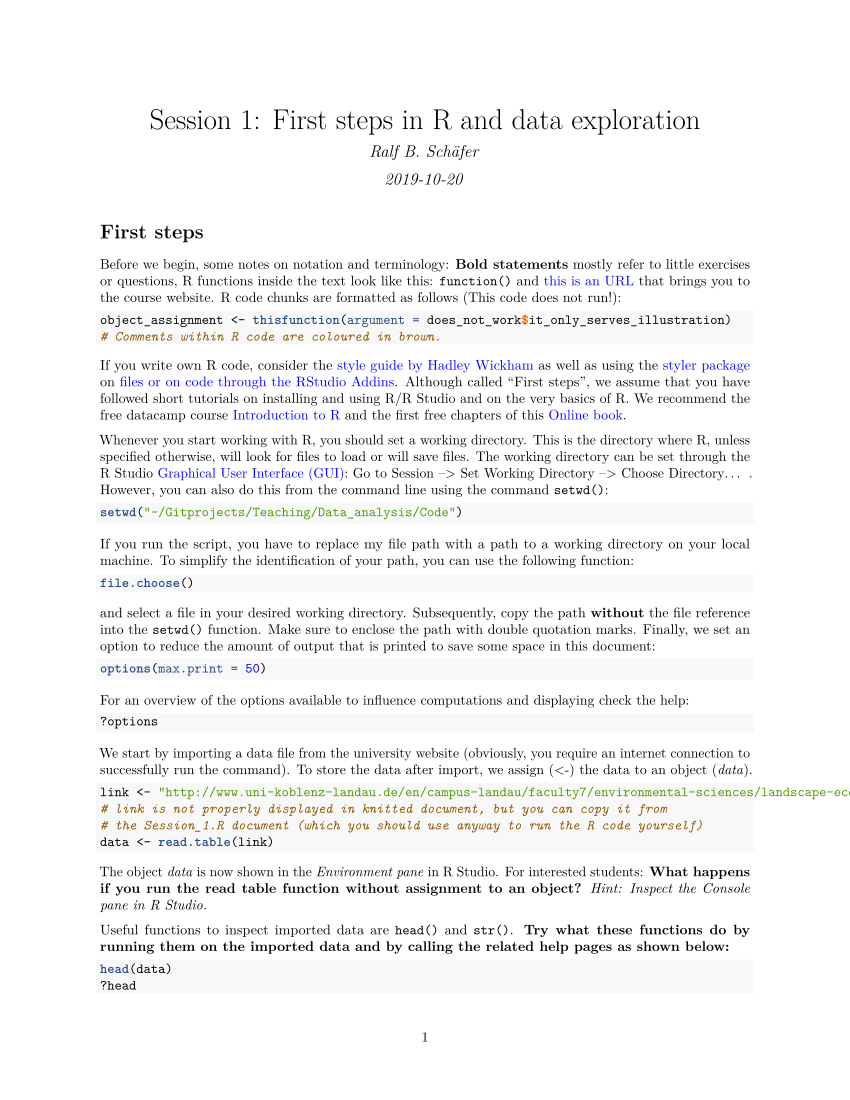

The script that saved this image:
#' ---
#' title: "Session 1: First steps in R and data exploration"
#' author: "Ralf B. Schäfer"
#' date: "April 10, 2018"
#' output: pdf_document
#' urlcolor: blue
#' bibliography: /Users/ralfs/Literatur/Natural_Sciences.bib
#' 
#' ---
#' 
#' 
#' # First steps
#' Before we begin, some notes on notation and terminology: **Bold statements** mostly refer to little exercises or questions, R functions
#' inside text are *italicised* and coloured in $\textcolor {MidnightBlue}{MidnightBlue}$ and [this is an URL](https://www.uni-koblenz-landau.de/en/campus-landau/faculty7/environmental-sciences/landscape-ecology/teaching/r-statistics)
#' that brings you to the course website. R code chunks are formatted as follows
#' (This code does not run!):
#+ eval=FALSE
object_assignment <- thisfunction(argument = does_not_work$it_only_serves_illustration)
# Comments within R code are coloured in brown. 
#' If you write own R code, consider the [style guide by Hadley Wickham](http://adv-r.had.co.nz/Style.html) as well as using the [styler package](https://cran.r-project.org/web/packages/styler/index.html)
#' on [files or on code through the RStudio Addins](https://github.com/r-lib/styler).
#' Although called "First steps", we assume that you have followed short tutorials on installing and using R/R Studio and on the very
#' basics of R. We recommend the free datacamp course [Introduction to R](https://www.datacamp.com/courses/free-introduction-to-r) and the free
#' datacamp chapter [Orientation](https://www.datacamp.com/courses/working-with-the-rstudio-ide-part-1) of the course 
#' *Working with the R Studio IDE (Part 1)*.
#' 
#' Whenever you start working with R, you should set a working directory. This is the directory where R, unless 
#' specified otherwise, will look for files to load or will save files. The working directory can be set through the
#' R Studio [Graphical User Interface (GUI)](https://www.datacamp.com/courses/working-with-the-rstudio-ide-part-1):
#' Go to Session –> Set Working Directory –> Choose Directory... . However,
#' you can also do this from the command line using the command $\textcolor {MidnightBlue}{setwd}$:
setwd("~/Gitprojects/Teaching/Data_analysis/Code")
#' If you run the script, you have to replace my file path with a path to a working directory 
#' on your local machine. To simplify the identification of your path, you can use the 
#' following function:
#+ eval=FALSE
file.choose()
#' and select a file in your desired working directory. Subsequently, copy the path
#' **without** the file reference into the $\textcolor {MidnightBlue}{setwd}$ function. Make sure
#' to enclose the path with double quotation marks. Finally, we set an option to reduce the amount of output
#' that is printed to save some space in this document:
options(max.print = 50)
#' For an overview of the options available to influence computations and displaying check the help:
#+ eval=FALSE
?options
#' 
#' We start by importing a data file from the university website (obviously, you require an internet connection to 
#' successfully run the command). To store the data after import, we assign (<-) the data to an object (*data*). 
link <- "http://www.uni-koblenz-landau.de/en/campus-landau/faculty7/environmental-sciences/landscape-ecology/Teaching/possum.csv"
# link is not properly displayed in knitted document, but you can copy it from
# the Session_1.R document (which you should use anyway to run the R code yourself)
data <- read.table(link)
#' The object *data* is now shown in the *Environment pane* in R Studio.
#' For interested students: **What happens if you run the read table function without assignment to an object?**
#' *Hint: Inspect the Console pane in R Studio.*
#' 
#' Useful functions to inspect imported data are $\textcolor {MidnightBlue}{head}$ and $\textcolor {MidnightBlue}{str}$.
#' **Try what these functions do by running them on the imported data and by calling the related help pages
#' as shown below:**
#+ eval=FALSE 
head(data)
?head
str(data)
?str

#' The imported data look mixed up. This happens when the arguments in the import function have not been set properly.
#' We can set different arguments including:
#' 
#' * header: specify if the data have a header (TRUE) or not (FALSE)
#' * sep: specify the column separator (in this case ";")
#' * dec: specify the character used for the decimal point (in this case "."). In Germany and several other countries, 
#' the character for the decimal point is ",", which often leads to trouble (unless you do not exchange
#' files with others). In academic contexts, I generally recommend to set all software products such as spreadsheet programs
#' (e.g. Microsoft Excel, LibreOffice Calc) [to locale "English (Great Britain)"](https://help.libreoffice.org/Common/Languages#Locale_setting)
#' or another locale related to an english-speaking country. 
#' * row.names: specify row names, a variable that provides row names (our data set actually contains a variable
#' *row.names*, but we ignore that) or import without row names (= NULL)
#' 
#' Call $\textcolor {MidnightBlue}{?read.table}$ for further details and options. 
#' Misspecification of import arguments is one of the most frequent errors of beginners. 
#' We run the import function again, now with the arguments properly specified.
pos_dat <- read.table(url(link), dec = ".", sep = ";", header = TRUE, row.names = NULL)
# close connection after import
close(url(link))
#' For further details on how to import data refer to [this tutorial](https://www.datacamp.com/community/tutorials/r-data-import-tutorial).
#' 
#' We inspect the imported data again.
# show first 3 rows of dataframe
head(pos_dat) 
# looks ok
str(pos_dat)  
# structure of object also looks meaningful now 
# data.frame with 15 variables and 104 rows (obs. = observations)
# $ indicates variables with type of data (i.e. Factor: categorical, chr: character,
# int: integer = natural number, num: numeric = real number)   

#' The file was taken from the R package [DAAG](https://cran.r-project.org/web/packages/DAAG/index.html) and contains information on 
#' [possums](https://en.wikipedia.org/wiki/Phalangeridae#/media/File:Brushtail_possum.jpg) that were published in @LindenmayerMorphologicalVariationPopulations1995. To access an R package, we have
#' to load and attach a package with the function $\textcolor {MidnightBlue}{library}$:
library(DAAG)
#' If you do not have the package installed, you need to install the package via:
# install.packages("DAAG") # (remove comment in this case)
#' If loaded and attached, we can subsequently load the possum data, which we have imported from a file above,
#' quite conveniently (e.g. without the need to specify separator or decimal point) from the package:
data(possum)
# display first rows
head(possum)
#' The [metadata](https://en.wikipedia.org/wiki/Metadata) for data that are in a package can be called via help. **Call the help for the possum data and study the metadata.** 
#'
#' You can also save data that are in the session workspace for later use. For example, if you wanted to save the 
#' imported possum data for later use (ignoring that we have them in the package) on your local hard drive, 
#' execute the following code:
#+ eval=FALSE
save(pos_dat, file = "Possum.Rdata")
#'  Of course, you can provide a different path to the file argument in the $\textcolor {MidnightBlue}{save}$ function.
#' **Where has the file been saved?** *Hint: If you can't find the file, run the following function:*
#+ eval=FALSE
getwd()
#' If saved, you can load the data into a new R session with:
#+ eval=FALSE
load("Possum.Rdata")
# Works only if file is in working directory!

#' # Data handling
#' Now that we have properly imported the data into R, we can explore and analyse the data. However, before data exploration and analysis, 
#' the data often require (re-)organisation including joining data sets, transformation and subsetting. Here, we focus on
#' subsetting based on conditions. But let us start with some basics. To return the column names (i.e. variable names) call:
names(pos_dat)
#' or:
colnames(pos_dat)
#' The function $\textcolor {MidnightBlue}{colnames}$, in contrast to $\textcolor {MidnightBlue}{names}$, also works for matrices.
#' If we want to access variables in a dataframe, we can do this as follows: 
pos_dat$totlngth
# Displays the data stored in the column totlngth (total length of a possum)
#' Generally, we can access parts of objects including vectors, matrices, data.frames and lists with squared brackets:
# Select column via name
pos_dat[ , "totlngth"]
#' **If you assign the resulting data to a new object, of what class (e.g. list, vector, matrix) is the resulting object?** 
#' 
#' We can also select rows and columns via column and row numbers: 
# Select 1. to 3. row of the 5. and 6. column
pos_dat[1:3, 5:6] 
# Select 1., 3. and 4. row of the 7. and 9. column
pos_dat[c(1,3,4), c(7,9)] 
#' If we want to store the selected rows and columns, we can simply assign them to a new object:
#+ eval=FALSE
new_obj <- pos_dat[c(1,3,4), c(7,9)]
#'
#' Often we want to subset data based on conditions. If we apply a condition to a vector, we obtain a logical (i.e. TRUE/FALSE) vector:
pos_dat$totlngth > 95
# TRUE: condition met, FALSE: condition not met
#' To use a condition to select data, we apply the logical vector to an object (e.g. vector or dataframe):
log_vector <- pos_dat$totlngth > 95
pos_dat$totlngth[log_vector]
# Subset variable directly without storing logical vector in object
pos_dat$totlngth[pos_dat$totlngth > 95]
# Different way to do this
pos_dat[pos_dat$totlngth > 95, "totlngth"]
# Subset dataframe
pos_dat[pos_dat$totlngth > 95, ]
#' To query values *smaller or equal than* is done in R via $\textcolor {MidnightBlue}{<=}$, to query values *larger or equal than* is 
#' done via $\textcolor {MidnightBlue}{>=}$. Similarly, $\textcolor {MidnightBlue}{==}$ means *equal*, 
#' and $\textcolor {MidnightBlue}{!=}$ means *not equal*. We exemplify this by querying selected variables conditioned
#' by the sex of the possums:
# Select male possums
pos_dat[pos_dat$sex == "m", c(5,7:9)]
# Select female possums
pos_dat[pos_dat$sex == "f", c(5,7:9)]
# Select female possums as those not male
pos_dat[pos_dat$sex != "m", c(5,7:9)]
#' Sometimes it is necessary to know the row numbers that meet a condition. These can be queried using the $\textcolor {MidnightBlue}{which}$ function:
which(pos_dat$totlngth > 95)
#' In every scripting or programming language, you often have multiple ways to reach a result. 
#' **Try yourself: Store the vector resulting from the 'which' function and use it as condition for subsetting the dataframe pos_dat**. 
#' 
#' Of course, you can also combine conditions (& = logical AND, | = logical OR) to subset data:
# selects all possums that are male and larger than 95 (cm)
pos_dat[pos_dat$sex == "m" & pos_dat$totlngth > 95, ] # AND
# selects all possums that are male or larger than 95 (cm) 
pos_dat[pos_dat$sex == "m" | pos_dat$totlngth > 95, ]# OR

#' The combination of conditions looks complicated. The [dplyr package](https://cran.r-project.org/web/packages/dplyr/index.html) provides functions
#' that are intended to simplify such operations on dataframes. We only outline a few examples for application of dplyr functions,
#'  please refer to a [blog post](https://datascienceplus.com/getting-started-with-dplyr-in-r-using-titanic-dataset/) and the 
#'  course material on OpenOLAT for more extensive tutorials.
# load dplyr library
library(dplyr)
# Select variables with the select function
# First argument is data set followed by the variable names
select(pos_dat, totlngth, sex, skullw)
# Note: No need for quotation marks.
# Select rows with the filter function
filter(pos_dat, totlngth > 95)
filter(pos_dat, sex == "m")
# Combine conditions
filter(pos_dat, totlngth > 95 & sex == "m")
#' We can also combine $\textcolor {MidnightBlue}{select}$ and $\textcolor {MidnightBlue}{filter}$:
select(filter(pos_dat, sex == "m"), totlngth, sex, skullw)
#' In this example, the output of $\textcolor {MidnightBlue}{filter}$ takes the position of 
#' the *data* argument in the $\textcolor {MidnightBlue}{select}$ function. A particular strength of dplyr is the use of 
#' [pipelines](https://en.wikipedia.org/wiki/Pipeline_(Unix)), defined in the R context as a sequence of functions, where the output from one
#' function feeds directly as input of the next function. This can also enhance readability. Consider for example the previous code
#' (combination of $\textcolor {MidnightBlue}{select}$ and $\textcolor {MidnightBlue}{filter}$) rewritten as pipe (pipe operator: %>%):
pos_dat %>%
  filter(sex == "m") %>%
  select(totlngth, sex, skullw)
#' dplyr also provides a useful function ($\textcolor {MidnightBlue}{arrange}$) to sort a dataframe according to selected variables:
pos_dat %>%
  arrange(totlngth)
# now in descending order
pos_dat %>%
  arrange(desc(totlngth))
#' Compare this to the sorting of dataframes in basic R, which is much less elegant:
ord_1 <- order(pos_dat[ ,"totlngth"])
pos_dat[ord_1, ]
#' We can also easily sort by multiple columns and afterwards select a few variables:
pos_dat %>%
  arrange(age, desc(totlngth)) %>%
  select(age, totlngth, belly)
#' Another useful function is $\textcolor {MidnightBlue}{rename}$:
pos_dat %>%
  rename(total_length = totlngth)
# We inspect the original dataframe
head(pos_dat)
#' Why is the original name still in the dataframe? **What would you need to do, to keep the
#' changed name?**
#' 
#' Finally, the mutate function allows to create new columns, for example, as
#' a function of existing columns:
pos_dat %>%
  mutate(Sum_hdln_totlng = hdlngth + totlngth)
# Combined with subsetting to a few columns
pos_dat %>%
  mutate(Sum_hdln_totlng = hdlngth + totlngth) %>%
  select(sex, age, hdlngth, totlngth, Sum_hdln_totlng)
#' Still, you would need to assign this to a new object to store the changes.
#' 
#' # Data exploration
#' 
#' After we have learnt how to process data, we explore the data that will be analysed in the next session. Although graphical tools are most suitable 
#' to obtain an overview on data, the $\textcolor {MidnightBlue}{summary}$ function quickly provides information on potential outliers, 
#' missing values (*NA's*) and the range of data:
# Reset max.print options to 100 to avoid that information is omitted
options(max.print = 120)
summary(pos_dat)
#' For the categorical variables *Pop* and *sex* the function returns the number of cases per level. For numerical variables, the minimum, maximum,
#' quartiles, median and mean are returned. In the following we use the cleveland plot and boxplot to check for potential errors and outliers.
#' Let us first look at a cleveland plot:
dotchart(pos_dat$totlngth) 
# Provides an overview, but plot would benefit from polishing.
# Increase font size of labels and symbols
par(cex = 1.4)
# Check ?par for explanation and overview of other arguments
dotchart(pos_dat$totlngth,cex.lab = 1.3, 
     xlab = "Total length [cm]", main = "Data overview") 
#' No outlier is visible. This is how an outlier would look like:
#+ echo = FALSE
totlng_outl <- c(pos_dat$totlngth, 830)
dotchart(totlng_outl,cex.lab = 1.3, 
         xlab = "Total length [cm]", main = "Data overview") 
#' The observation at 830 ist an extreme outlier. If you spot such an extreme difference to the remainder
#' of the data, you should scrutinise the raw data, because an order of magnitude difference points 
#' to an error with a decimal point during data entry. Another useful tool that can be used for
#' different purposes including checking for outliers is the boxplot (for brief explanation and different types 
#' [visit the R graph gallery](https://www.r-graph-gallery.com/boxplot/)).
boxplot(pos_dat$totlngth, las = 1, cex.lab = 1.3, 
        ylab = "Total length [cm]", main = "Data overview")
# For the same variable with an added outlier
boxplot(totlng_outl, las = 1, cex.lab = 1.3, 
        ylab = "Total length [cm]", main = "Data overview")
#' You can save a figure from the graphics device using the graphical user interface (*Export* in R Studio). Direct export of 
#' a figure without plotting in R Studio can be done using specific functions such as $\textcolor {MidnightBlue}{jpeg}$, 
#' $\textcolor {MidnightBlue}{png}$ or $\textcolor {MidnightBlue}{pdf}$. For details see $\textcolor {MidnightBlue}{?jpeg}$ and 
#' $\textcolor {MidnightBlue}{?pdf}$
#+ eval = FALSE
# example for directly exporting the boxplot to a file
jpeg("Boxplot.jpeg", quality = 100)
par(cex = 1.4)
boxplot(pos_dat$totlngth, las = 1, cex.lab = 1.3, 
        ylab = "Total length [cm]", main = "Data overview")
dev.off()
# Switches off the device (here: saves content to file in working directory)
#' Although the boxplot is widely used and you should be familiar with its interpretation, interesting alternatives such as the beanplot
#' have been introduced [@KampstraBeanplotBoxplotAlternative2008]. The related paper is [available via open access](http://www.jstatsoft.org/v28/c01/). 
#' Refer to the paper and the lecture for explanation of the plot. We first load and attach the package:
library(beanplot)
#' Now we create a beanplot for the total lenght of possums
beanplot(pos_dat$totlngth) 
# provides single observations (lines), mean (thick line) and 
# displays the estimated probability density distribution (black polygon)
#' Again, a few additional arguments improve the quality of the figure. It is quite handy
#' that these arguments are the same as for the boxplot or dotchart:
beanplot(pos_dat$totlngth, las = 1, cex.lab = 1.3, 
         ylab = "Total length [cm]", main = "Data overview") 
#' Both the boxplot and beanplot are practical tools to compare the distribution among variables or groups. Several statistical tests
#' for between group differences (e.g. *t*-test or analysis of variance) require that the variance is homogeneous across groups.
#' This homogeneity of variance translates to a similar spread of the data around the mean. Examplarily, we inspect the distribution
#' of possums from Victoria and from other states with a conditional boxplot:
boxplot(totlngth ~ Pop, data = pos_dat, las = 1, cex.lab = 1.3, 
        ylab = "Total length [cm]", xlab = "Possum population") 
#' The *tilde* sign ~ is used in R to formulate statistical models, where the response variable(s) are on the left hand side
#' and the explanatory variables/predictors on the right hand side. Here, the notation results in the plotting of the responses 
#' per factor level of the variable *Pop*. 
#' 
#' To ease visual comparison of the spread around the median, we put both variables on the same median. This can be done with the base
#' R function $\textcolor {MidnightBlue}{tapply}$ that applies a function to each group of data defined by the levels of a factor.
#' We calculate the median for each group and assign it to the object *med*:
med <- tapply(pos_dat$totlngth, pos_dat$Pop, median)
# first argument: data, second argument: factor, third argument: function
# to be applied to each group defined by the factor
med
#' The same calculation can be done using dplyr functions. We need two new functions $\textcolor {MidnightBlue}{group\_by}$ and
#' $\textcolor {MidnightBlue}{summarise}$ to elegently do this. **Check what is done by calling the help for the new functions and
#' by sequential execution of the code below (i.e. first execute the code until second %>% (not included), then until third %>%
#' (not included)):**  
pos_dat %>% 
  group_by(Pop) %>%
  select(totlngth, Pop) %>%
  summarise(med = median(totlngth)) 
#' Note that a different type of object is produced using dplyr than using the base R function above:
#' a so-called [tibble](https://cran.r-project.org/web/packages/tibble/vignettes/tibble.html).
#'
#' Anyway, we proceed within the framework of base R and now substract the respective median from each observation of the groups.
w <- pos_dat$totlngth - med[pos_dat$Pop]
#' **Call the object *med* and check how it is modified by *med[pos_dat$Pop]*.**
#' 
#' The resulting vector *w* gives the distance of each observation to the median of its group. 
#' This is equivalent to setting the median of both data sets to 0. We plot again:
boxplot(w ~ Pop, data = pos_dat, las = 1, cex.lab = 1.3, 
        ylab = "Distance to median [cm]", xlab = "Possum population")
#' The variance looks slightly higher in Victoria, but such a small difference would be irrelevant (i.e. not violate 
#' the assumption of same variance of statistical tests). If this was a serious analysis, we would also need to account 
#' for the sex of possums as this is known to influence the body length. Ignoring the
#' sex in the analysis could lead to flawed inference if for example the proportion of females differs between the 
#' two sample populations *Pop* (see the Chapter *Sample and Population* in the document *Key terms and concepts*, in particular
#' the explanation of the *Simpson's paradox*). Indeed, the proportion of females differs strongly between possums measured
#' in Victoria (*Vic*) and other states (*other*):
pos_dat %>% 
  select(sex, Pop) %>% 
  group_by(Pop, sex) %>% 
  count
# more than 50% females in Victoria, but only 1/3 in other states.

#' A question you may still have is: *When should we be concerned about a difference
#' in the variance?* We discuss this question in the context of the respective method as there is no general answer.
#' 
#' We can also use the beanplot for comparison:
beanplot(w ~ Pop, data = pos_dat, las = 1, cex.lab = 1.3, 
        ylab = "Distance to median [cm]", xlab = "Possum population")

#' The Victorian population is less symmetric than the population from other states, presumably due to the higher proportion of 
#' females in the population (superimposition of two distributions). Note that we can again use the same arguments for the boxplot 
#' and beanplot function. Quite convenient, isn't it? However,
#' the beanplot displays the mean instead of median. **Try to produce the same plot with the mean substracted from each observation!** *Hint:
#' the function to calculate the mean is* $\textcolor {MidnightBlue}{mean()}$.
#' 
#' Another assumption of several data analysis tools is that the data is normally distributed. This can be checked using 
#' the so-called *QQ-plot*, which plots theoretical Quantiles from a normal distribution against the sample Quantiles 
#' (the definition and interpretation of Quantiles is explained in the lecture). If the data originate from a
#' normal distribution, the points should approximately fall on a 1:1 line. For statistical tests focusing on
#' between-group differences, the assumption would need to be checked for each group. Here, we ignore any potential grouping 
#' structure of the data and exemplify the QQ-plot for the variable total length:
# Quantile-Quantile plot
qqnorm(pos_dat$totlngth)
# We add a line that goes through the first and third quartiles, 
# which helps to spot deviations.
qqline(pos_dat$totlngth)
#' The deviations here are minor and can be ignored. Again, you may ask: *When should we be concerned about a difference
#' in the variance?* A helpful function in this context is $\textcolor {MidnightBlue}{qreference}$ provided 
#' in the package [DAAG](https://cran.r-project.org/web/packages/DAAG/index.html), which relates to the book
#' by Maindonald & Braun [-@MaindonaldDataanalysisgraphics2010]. It produces reference plots to aid in 
#' the evaluation whether the data are normally distributed. The reference plots are based on sample quantiles from
#' data that has been generated through random sampling from a normal distribution with the same parameters (sample mean and sample 
#' variance) and sample size as the data under evaluation.  

library(DAAG)
qreference(pos_dat$totlngth, nrep = 8, xlab = "Theoretical Quantiles") 
# nrep controls the number of reference plots
#' The reference plots give an idea how data randomly sampled from a normal distribution can deviate from the theoretical
#' normal distribution. Clearly, the data (blue) does not look conspicuous when compared to the reference plots (purple).
#' 
#' A similar approach is to plot the QQ-plot for the data among reference QQ-plots without indication in the figure 
#' which QQ-plot relates to the data. Unless the data deviate strongly from a normal distribution, the QQ-plot 
#' related to the data is presumably indistinguishable from the reference plots. Hence, if you cannot identify the 
#' QQ-plot related to the data, there is no need for concern regarding a potential deviation from the normal distribution.
#' The code for this approach is provided in a [blog](https://biologyforfun.wordpress.com/2014/04/16/checking-glm-model-assumptions-in-r/).
#' 
#' How would a strong deviation look? We discuss two examples. First, we draw samples from a binomial distribution:
set.seed(2018)
# set.seed is used for reproducibility
# i.e. the function returns the same random numbers
x <- rbinom(n = 15, size = 5, p = 0.6) 
# n = sample size, size = number of trials
# p = probability of success
#' We use the QQ plot to evaluate normal distribution:
qqnorm(x)
# Strong deviation
qqline(x)
# The deviation is particularly obvious when compared to reference plots
qreference(x, nrep = 8, xlab = "Theoretical Quantiles") 
#' Even if the data would deviate less from the 1:1 line, the data clearly comes from a discrete distribution, whereas the normal distribution 
#' is continuous. In the second example, we draw samples from a [uniform distribution](https://en.wikipedia.org/wiki/Uniform_distribution_(continuous)).
set.seed(2018)
y <- runif(50, min = 0, max = 20) 
#' Again, we use the QQ plot to evaluate for normal distribution:
qqnorm(y)
qqline(y)
#' A strong deviation is visible, particularly for the lower and upper Quantiles. This impression is confirmed when
#' comparing the QQ-plot for the data to reference QQ-plots. A much stronger curvature is visible.
qreference(y, nrep = 8, xlab = "Theoretical Quantiles") 

#' Another useful tool is the histogram. It can be used to check normality of the data, symmetry and whether the data is
#' bi- or multi-modal. Typically, the histogram displays the frequency with which values of the data fall into, typically
#' same-sized, intervals. For example, we plot a histogram for the total length of Victorian possum populations:
# extract Victorian possum data for variable total length
Vic_pos <- pos_dat %>%
              filter(Pop == "Vic") %>%
              select(totlngth)
# convert to vector, otherwise histogram function throws an error
Vic_pos2 <- as.vector(t(Vic_pos))
# create histogram
hist(Vic_pos2) 
# Intervals have a width of 5
#' The histogram shows that more than 15 possums had a lenght between 85 and 90 cm, whereas 11 and 12 possums had a lenght
#' between 80 and 85 cm and between 90 and 95 cm, respectively. Instead of absolute frequencies, the histogram can also be used 
#' to display relative frequencies, i.e. the probability densities: 
hist(Vic_pos2, probability = TRUE) 
#' Note that different intervals affect the outlook and potentially the interpretation of a histogram:
# We use the data from the non-Victorian possum population.
nVic_pos <- pos_dat %>%
  filter(Pop == "other") %>%
  select(totlngth)
# convert to vector
nVic_pos2 <- as.vector(t(nVic_pos))
# plot histogram, manually provide breaks
hist(nVic_pos2, breaks = 72.5 + (0:5) * 5, 
     xlim = c(70, 105), ylim = c(0, 26), 
     xlab = "Total length (cm)", main = "", las = 1) 
# Plot suggests a normal distribution
# Provide different set of breaks
hist(nVic_pos2, breaks = 75 + (0:5) * 5, 
     xlim = c(70, 105), ylim = c(0, 26), 
     xlab = "Total length (cm)", main = "", las = 1) 
# With different break points between the intervals, the data look rather skewed
#' The outlook and interpretation is also affected by the number of breaks:
par(mfrow = c(2,2), las = 1)
hist(nVic_pos2, breaks = 5, main = "5 breaks", xlab = "Total length (cm)")
hist(nVic_pos2, breaks = 10, main = "10 breaks", xlab = "Total length (cm)")
hist(nVic_pos2, breaks = 20, main = "20 breaks", xlab = "Total length (cm)")
hist(nVic_pos2, breaks = 50, main = "50 breaks", xlab = "Total length (cm)")
#' Adding density lines to histograms aids in reducing the effect of the number
#' of breaks and of the position of the break points on the interpretation. The density lines are derived
#' from the empirical density distribution of the data.
# Derive density line
dens <- density(nVic_pos2)  
# add to first histogram that suggested normal distribution
# only works for relative frequency histogram, which requires
# to set the argument probability = TRUE
par(mfrow = c(1,2), las = 1)
hist(nVic_pos2, breaks = 72.5 + (0:5) * 5, 
     xlim = c(70, 105), ylim = c(0, 0.11), probability = TRUE,
     xlab = "Total length (cm)", main = "") 
lines(dens) 
# add to histogram for which data look rather skewed
hist(nVic_pos2, breaks = 75 + (0:5) * 5, 
     xlim = c(70, 105), ylim = c(0, 0.11), probability = TRUE,
     xlab = "Total length (cm)", main = "")
lines(dens) 
#' The density lines are the same and confirm the approximate normal distribution of the data.
#' Similarly, the density lines can alleviate the effect of the number of breaks on the interpretation,
#'  where too few or too many breaks may result in flawed interpretations.
par(mfrow = c(1,1), las = 1)
hist(nVic_pos2, breaks = 20, 
     xlim = c(70, 105), ylim = c(0, 0.2), probability = TRUE,
     xlab = "Total length (cm)", main = "20 breaks")
lines(dens) 
#' Setting break points manually or a high number of breaks is particularly useful when the aim is to assess
#' the frequency of distinct values such as zeros.
#' 
#' To evaluate normality of data in a histogram can be done by overlaying a density line from 
#' a theoretical normal probability distribution. To do this, we generate a normal distribution
#' with the parameters (i.e. mean and variance) taken from the sample data.
# calculate mean
mean_samp <- mean(nVic_pos2)
# calculate standard deviation
sd_samp <- sd(nVic_pos2)
# derive densities for normal distribution
dens_norm <- dnorm(seq(70, 105, by=.5), mean = mean_samp, sd = sd_samp)
# add to plot
hist(nVic_pos2, breaks = 20, 
     xlim = c(70, 105), ylim = c(0, 0.2), probability = TRUE,
     xlab = "Total length (cm)", main = "20 breaks", las = 1)
lines(dens) 
lines(seq(70, 105, by=.5), dens_norm, col="blue", lwd = 2)
#' The blue line displays the normal distribution. A slight deviation of the sample
#' distribution is visible, which is presumably due to ignoring the influence of sex 
#' on the length of possums.
#' 
#' A range of plots that illustrate different deviations from normality are available on the
#' [histogram Wikipedia page](https://en.wikipedia.org/wiki/Histogram): [right skewed distribution](https://en.wikipedia.org/wiki/Histogram#/media/File:Skewed-right.png), 
#' [left skewed distribution](https://en.wikipedia.org/wiki/Histogram#/media/File:Skewed-left.png), 
#' [bimodal distribution](https://en.wikipedia.org/wiki/Histogram#/media/File:Bimodal-histogram.png) and
#' [multimodal distribution](https://en.wikipedia.org/wiki/Histogram#/media/File:Multimodal.png).
#' 
#' Several other tools for exploratory analysis that have been mentioned in the lecture will be used
#' and introduced in the context of specific methods of data analysis later in the course.
#' 
#' You can render the Rmarkdown document related to the pdf by executing the following function:
# rmarkdown::render("/Users/ralfs/Gitprojects/Teaching/Data_analysis/Code/Session_1.R")
# You need to replace the file location with the path to your file location.

#' # References
